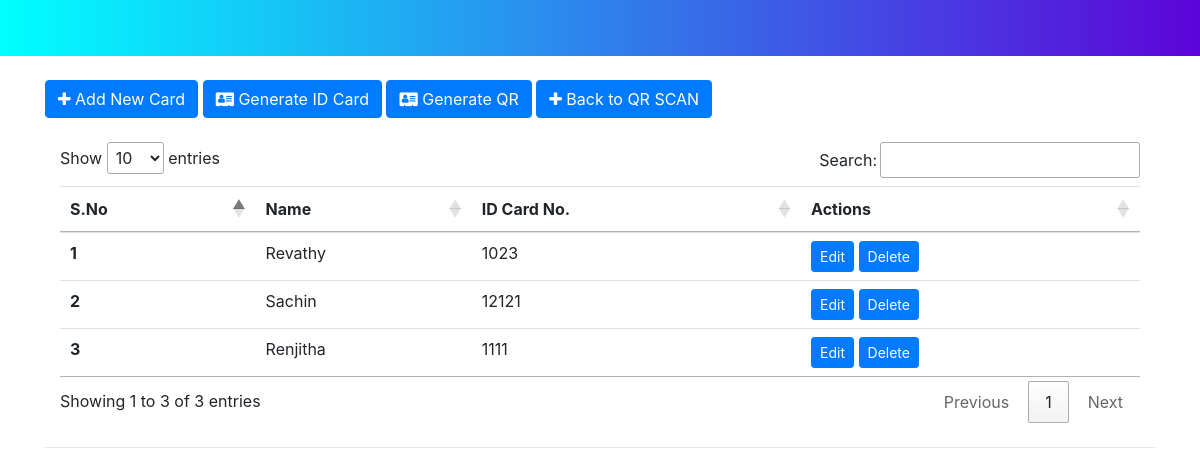
The app's page /card/index.php (signed in) with its own data.
### tables this page shows
CREATE TABLE `cards` (
  `sno` int(11) NOT NULL,
  `name` varchar(50) NOT NULL,
  `grade` varchar(255) DEFAULT NULL,
  `id_no` varchar(15) DEFAULT NULL,
  `email` varchar(40) DEFAULT NULL,
  `phone` varchar(12) DEFAULT NULL,
  `address` varchar(100) DEFAULT NULL,
  `dob` varchar(255) DEFAULT NULL,
  `date` datetime NOT NULL DEFAULT current_timestamp(),
  `exp_date` varchar(20) DEFAULT NULL,
  `image` varchar(255) NOT NULL
);

### card/index.php (the view, shortened to what this page needs)
<?php
include('config.php');
?>
<!doctype html>
<html lang="en">
<head>
  <link rel="stylesheet" href="https://stackpath.bootstrapcdn.com/bootstrap/4.4.1/css/bootstrap.min.css"
>
  <link rel="stylesheet" href="//cdn.datatables.net/1.10.20/css/jquery.dataTables.min.css">
  <link rel="stylesheet" href="https://cdnjs.cloudflare.com/ajax/libs/font-awesome/4.7.0/css/font-awesome.min.css">
</head>
<body>
<nav class="navbar navbar-expand-lg navbar-dark" style="background-image: linear-gradient(to right, rgb(0,300,255), rgb(93,4,217));">
</nav>
  <div class="container my-4">
  <button class="btn btn-primary" type="button" data-toggle="collapse" data-target="#collapseExample" aria-expanded="false" aria-controls="collapseExample">
  <i class="fa fa-plus"></i> Add New Card
  </button>
  <a href="id-card.php" class="btn btn-primary">
  <i class="fa fa-address-card"></i> Generate ID Card
</a>
  <a href="generator.php" class="btn btn-primary">
  <i class="fa fa-address-card"></i> Generate QR
</a>
<a href="../qr/index.php" class="btn btn-primary">
  <i class="fa fa-plus"></i> Back to QR SCAN
</a>
  <div class="container my-4">
    <table class="table" id="myTable">
      <thead>
        <tr>
          <th scope="col">S.No</th>
          <th scope="col">Name</th>
          <th scope="col">ID Card No.</th>
          <th scope="col">Actions</th>
        </tr>
      </thead>
      <tbody>
        <?php
          $sql = "SELECT * FROM `cards` order by 1 DESC";
          $result = mysqli_query($conn, $sql);
          $sno = 0;
          while($row = mysqli_fetch_assoc($result)){
            $sno = $sno + 1;
            echo "<tr>
            <th scope='row'>". $sno . "</th>
            <td>". $row['name'] . "</td>
            <td>". $row['id_no'] . "</td>
            <td> <button class='edit btn btn-sm btn-primary' id=".$row['sno'].">Edit</button> <button class='delete btn btn-sm btn-primary' id=d".$row['sno'].">Delete</button>  </td>
          </tr>";
        }
          ?>
      </tbody>
    </table>
  </div>
  <hr>
</body>
</html>

### records on screen
cards: name "Revathy", id_no "1023"
cards: name "Sachin", id_no "12121"
cards: name "Renjitha", id_no "1111"
